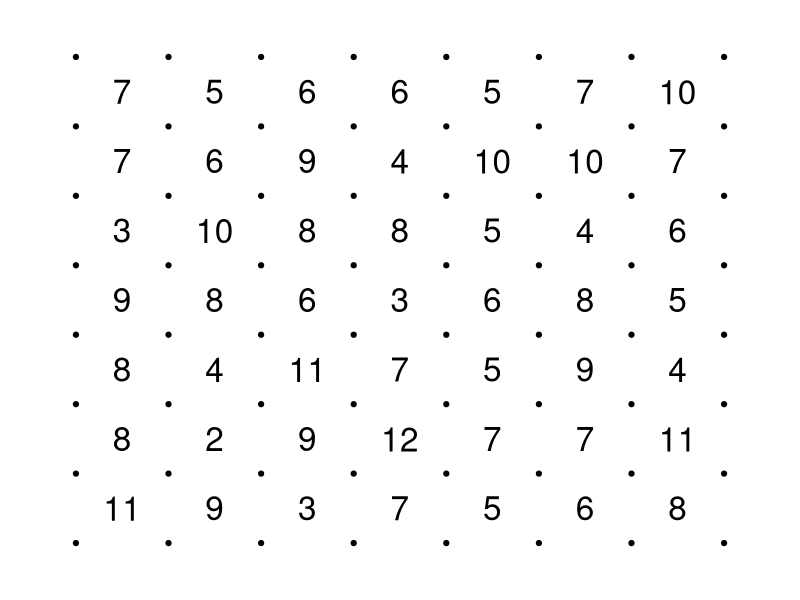
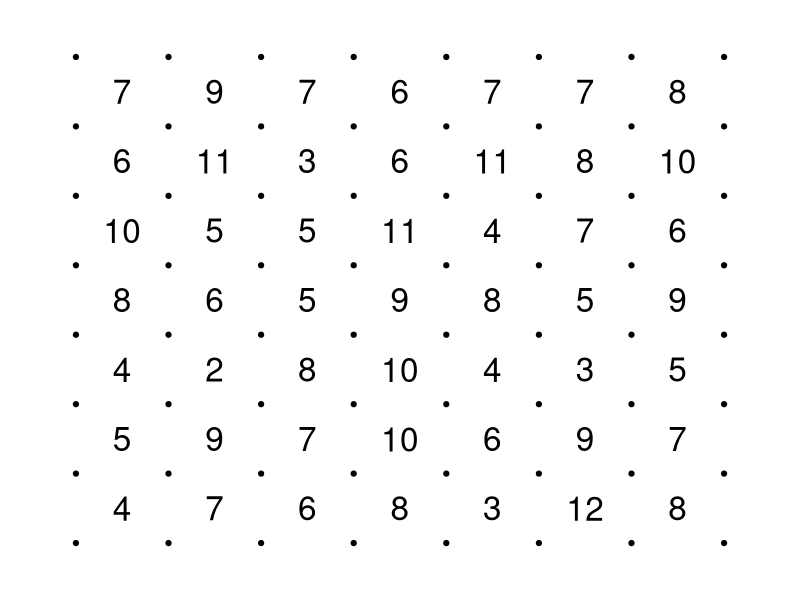
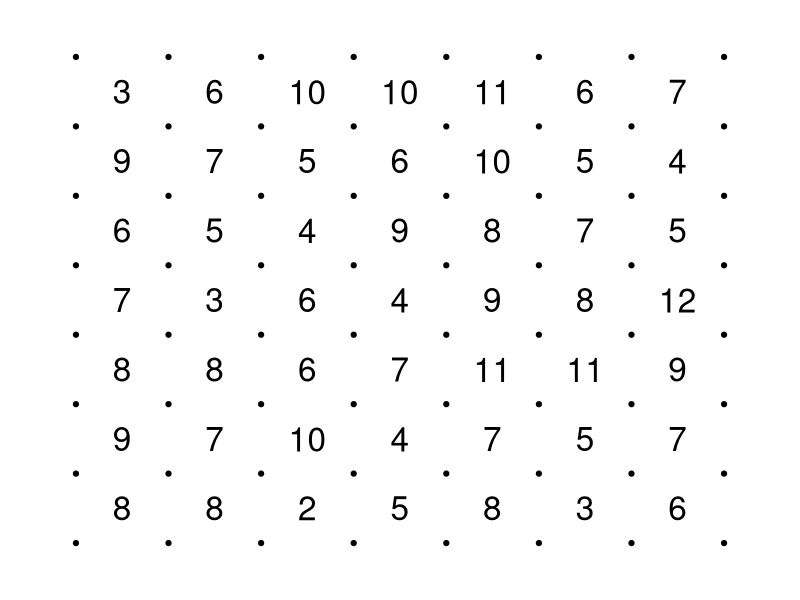
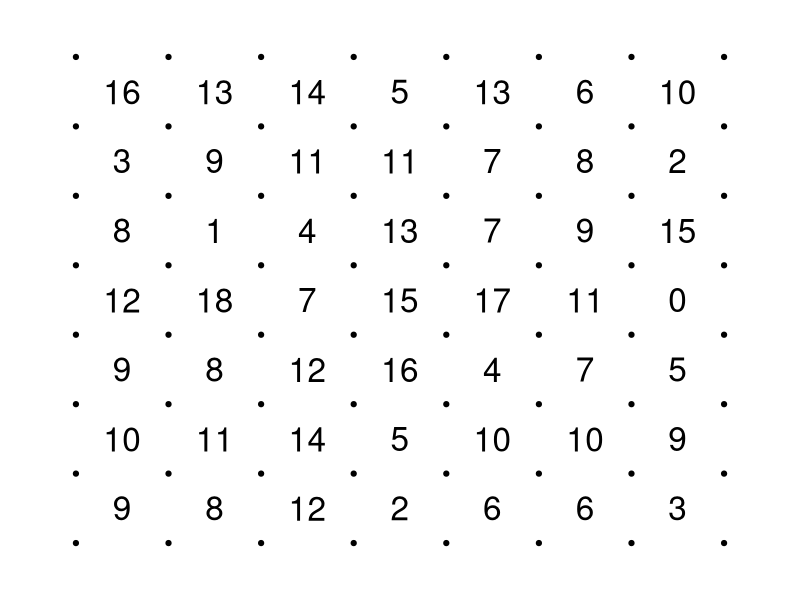
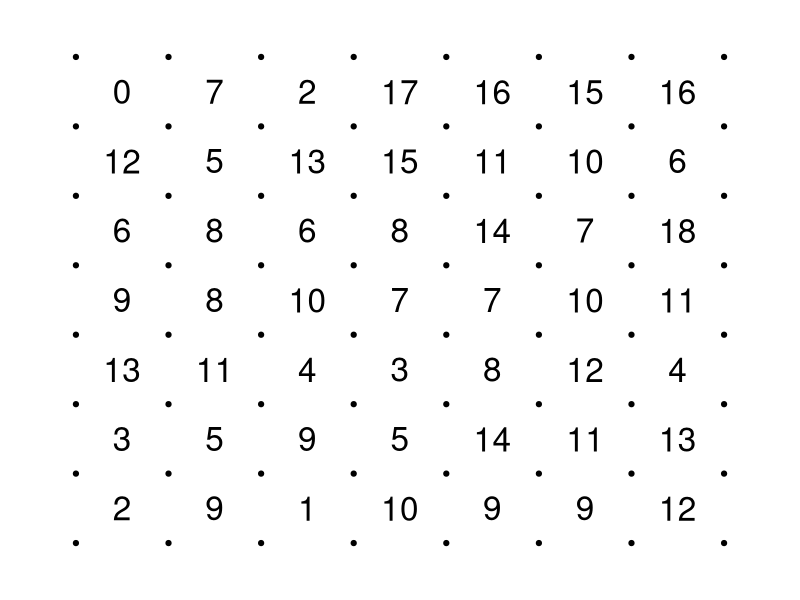
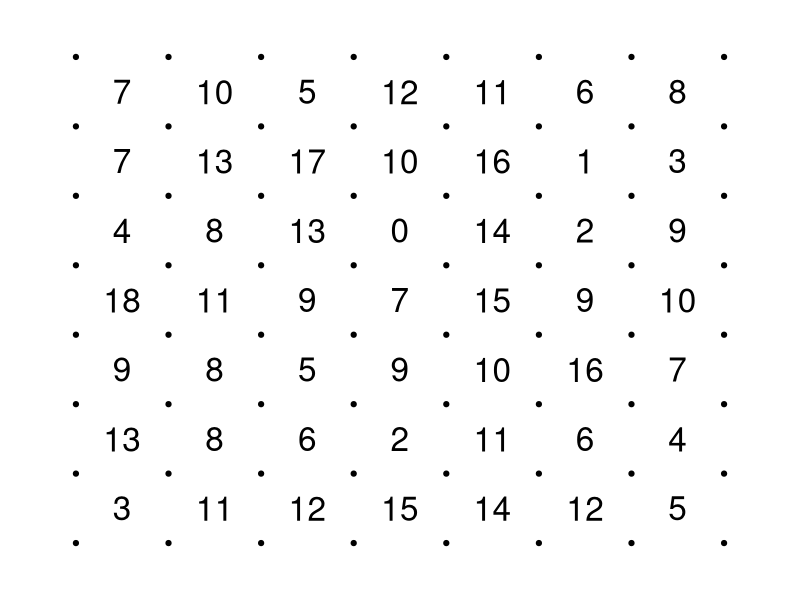
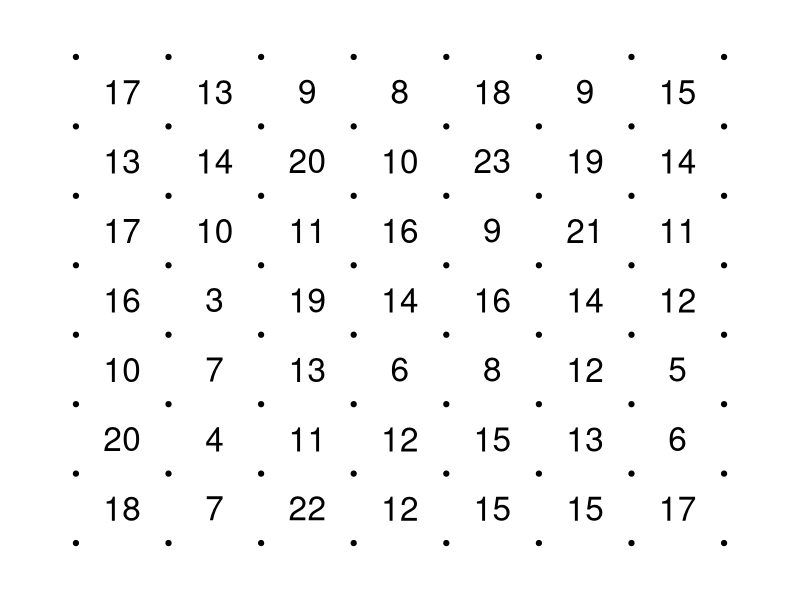
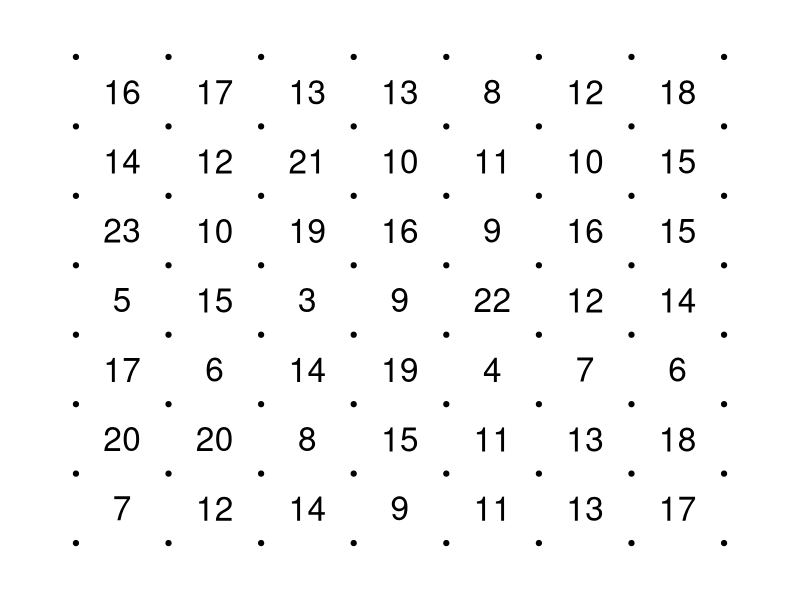

These charts were generated, in order, by the following R code:

# Addition Board 1: Addends 1-6 (2 addends)
nm1 = "Addition: Numbers 1-6"
X1 = 1:6
Y1 = apply(expand.grid(X1,X1),1,sum)

# Addition Board 2: Addends 0-9 (2 addends)
nm2 = "Addition: Numbers 0-9"
X2 = 0:9
Y2 = apply(expand.grid(X2,X2),1,sum)

# Addition Board 3: Addends 1-12 (2 addends)
nm3 = "Addition: Numbers 1-12"
X3 = 1:12
Y3 = apply(expand.grid(X3,X3),1,sum)

# Subtraction Board 1: Subtrahend (1-6) or Minuend (1-6) can be larger, but both are positive. (ex: 1-5 and 5-1 are possible)
nm4 = "Subtraction: Numbers 1-6"
X4 = 1:6
Y4 = apply(expand.grid(X4,X4),1,diff)

# Subtraction Board 2: Subtrahend (0-9) or Minuend (0-9) can be larger, but both are positive. (ex: 1-5 and 5-1 are possible)
nm5 = "Subtraction: Numbers 0-9"
X5 = 0:9
Y5 = apply(expand.grid(X5,X5),1,diff)

# Subtraction Board 3: Subtrahend (1-12) or Minuend (1-12) can be larger, but both are positive. (ex: 1-5 and 5-1 are possible)
nm6 = "Subtraction: Numbers 1-12"
X6 = 1:12
Y6 = apply(expand.grid(X6,X6),1,diff)

# Multiplication Board 1: Factors 1-6 (2 factors)
nm7 = "Multiplication: Numbers 1-6"
X7 = 1:6
Y7 = apply(expand.grid(X7,X7),1,prod)

# Multiplication Board 2: Factors 0-9 (2 factors)
nm8 = "Multiplication: Numbers 0-9"
X8 = 0:9
Y8 = apply(expand.grid(X8,X8),1,prod)

# Multiplication Board 3: Factors 1-12 (2 factors)
nm9 = "Multiplication: Numbers 1-12"
X9 = 1:12
Y9 = apply(expand.grid(X9,X9),1,prod)

# Division Board 1: Products with divisors 1-6 (include numbers: 8, 9, 10, 12, 14-16, 18, 20-22, 24-28, 30,32,33,35,36 taking into account the number of divisors each number has under 6, ex: 12 is more frequent than 9 because it can be divided by more numbers under 6)
#xx = c(8,9,10,12,14,15,16,18,20,21,22,24,25,26,27,28,30,32,33,35,36)
nm10 = "Division: Numbers 1-6"
xx = 8:36
Y10 = numeric()
for(x in xx){
  for(i in 2:6){
    if(x%%i==0){
      Y10 = c(Y10,x)
    }
  }
}

# Division Board 2: Products with divisors 1-12 (include numbers between 20 and 100 that have at least one divisor between 2-12, no psuedo prime numbers (ex:34) taking into account number of prime factors under 12)
nm11 = "Division: Numbers 1-12"
xx = 20:100
Y11 = numeric()
for(x in xx){
  for(i in 2:12){
    if(x%%i==0){
      Y11 = c(Y11,x)
    }
  }
}

nms = c(nm1,nm2,nm3,nm4,nm5,nm6,nm7,nm8,nm9,nm10,nm11)
ys = list(Y1,Y2,Y3,Y4,Y5,Y6,Y7,Y8,Y9,Y10,Y11)
uu = list()
rr = list()
for(i in 1:length(ys)){
  uu[[i]] = unique(ys[[i]])
  ww = numeric()
  for(u in uu[[i]]){
    ww = c(ww,which(ys[[i]]==u)[1])
  }
  rr[[i]] = ys[[i]][-ww]
}
fns = c("Add_1-6","Add_0-9","Add_1-12",
        "Sub_1-6","Sub_0-9","Sub_1-12",
        "Mul_1-6","Mul_0-9","Mul_1-12",
        "Div_1-6","Div_1-12")

ncopies = 3 #how many versions
d = 2 #distance between dots (cm)
m = 1 #margin (cm)
numcol = 7
numrow = 7
dotsizefactor = 0.7
numbersizefactor = 2
fileroots = "numgrids/output"
#seed = sample(100:999,1)
#set.seed(seed)

dn = paste0("NG_",numcol,"x",numrow)  #,"_seed_",seed)
dir.create(dn, showWarnings=FALSE)
width = numcol*d+2*m
height = numrow*d+2*m

for(vern in 1:length(nms)){
  fn = fns[vern]
  nm = nms[vern]
  u = uu[[vern]]
  r = rr[[vern]]
  y = ys[[vern]]
  N = numcol*numrow
  x = numeric()
  ytab = table(y)/length(y)*N
  yt2 = sort(sample(ytab))
  while(length(x)<N){
    x = c(x,as.integer(names(yt2[length(yt2)])))
    yt2[length(yt2)] = yt2[length(yt2)]-1
    yt2 = sort(sample(yt2))
  }
  for(copyn in 1:ncopies){
    x2 = sample(x)
    x2 = matrix(x2,ncol=numcol)
    filename = paste0("ng_",numcol,"x",numrow,"_",
                      sprintf("%02d",vern),
                      "_",fn,"_V",copyn,".png",collapse="")
    png(paste0(dn,"/",filename,collapse=""),width,height,"cm",pointsize=14,res=300,bg="white")
    par(mar=c(0,0,0,0))
    plot(0,0,type="n",xlim=c(0,width),ylim=c(0,height),axes=F,ann=F)
    for(i in 0:numcol){
      for(j in 0:numrow){
        points(m+i*d,m+j*d,pch=19,cex=dotsizefactor)
      }
    }
    for(i in 1:numcol){
      for(j in 1:numrow){
        text(m+(i-0.5)*d,m+(j-0.5)*d,x2[j,i],pch=19,cex=numbersizefactor)
      }
    }
    #text(width/2,height-m/2,nm) ## add title to PNG
    dev.off()
  }
}
